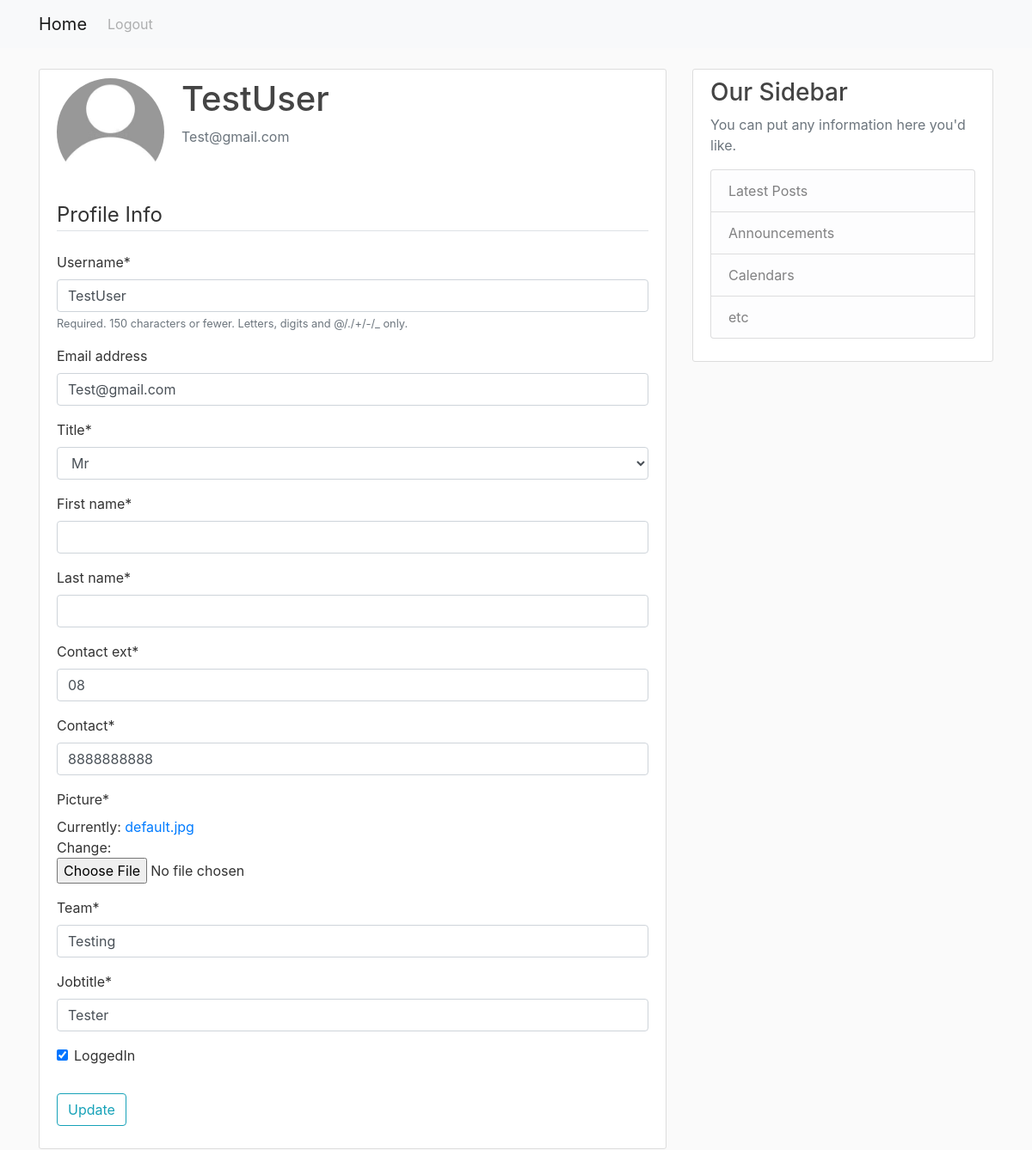
Screenshot of /profile/ (signed in) with the database file from the repository.
### profiles/models.py (models this page shows, shortened)
class Profile(models.Model):
    user = models.OneToOneField(User,on_delete=models.CASCADE)
    contact = models.CharField(max_length=10, null=True)
    contact_ext = models.CharField(max_length=3, null=True)
    join_date = models.DateTimeField(default=datetime.now, blank=True)
    join_dateformat = models.CharField(max_length=10,default="D-M-Y")
    team = models.CharField(max_length=20)
    jobtitle = models.CharField(max_length=20)
    lastlogin = models.DateTimeField(auto_now=True)
    loggedIn = models.BooleanField(default=False)
    dateformat = models.CharField(max_length=20,default="Y-M-D h:m:s")
    picture = models.ImageField(default='default.jpg',upload_to='profile_pics')

class Account(models.Model):
    user = models.OneToOneField(User,on_delete=models.CASCADE)
    first_name = models.CharField(max_length=20)
    last_name = models.CharField(max_length=20)
    TITLE_CHOICES = (("Mr", "Mr"), ("Ms", "Ms"), ("Mrs", "Mrs"),)
    title = models.CharField(max_length = 3, choices = TITLE_CHOICES, default = 'Mr')

### profiles/views.py (the view)
# urls.py: path('profile/', profile, name='profile'),
@login_required
def profile(request):
    if request.method == 'POST':
        u_form = UserUpdateForm(request.POST, instance=request.user)
        a_form = AccountUpdateForm(request.POST, instance=request.user.account)
        p_form = ProfileUpdateForm(request.POST, request.FILES, instance=request.user.profile)
        if u_form.is_valid() and p_form.is_valid():
            u_form.save()
            a_form.save()
            p_form.save()
            messages.success(request, f'Your profile has been updated')
            return redirect('profile')
    else:
        u_form = UserUpdateForm(instance=request.user)
        a_form = AccountUpdateForm(instance=request.user.account)
        p_form = ProfileUpdateForm(instance=request.user.profile)
    context = {
        'u_form' : u_form,
        'a_form' : a_form,
        'p_form' : p_form,
    }
    return render(request,'profiles/profile.html', context)

### profiles/forms.py
class UserUpdateForm(forms.ModelForm):
    email = forms.EmailField
    class Meta:
        model = User
        fields = ['username','email']

class AccountUpdateForm(forms.ModelForm):
    class Meta:
        model = Account
        fields = ['title','first_name','last_name']

### profiles/templates/profiles/profile.html (shortened to what this page needs)
{% extends "profiles/base.html" %}
{% load crispy_forms_tags %}
{% block content %}
<div class="content-section">
  <div class="media">
    <img class="rounded-circle account-img" src="{{ user.profile.picture.url }}">
    <div class="media-body">
      <h2 class="account-heading">{{ user.username }}</h2>
      <p class="text-secondary">{{ user.email }}</p>
    </div>
  </div>
  <form method="POST" enctype="multipart/form-data">
    <fieldset class="form-group">
      <legend class="border-bottom mb-4">Profile Info</legend>
      {{ u_form|crispy }}
      {{ a_form|crispy }}
      {{ p_form|crispy }}
    </fieldset>
    <div class="form-group">
      <button class="btn btn-outline-info" type="submit">Update</button>
    </div>
  </form>
</div>
{% endblock %}

### profiles/static/profiles/main.css (style rules this page uses)
body { background: #fafafa; color: #333333; margin-top: 5rem; }
h1, h2, h3, h4, h5, h6 { color: #444444; }
.content-section { background: #ffffff; padding: 10px 20px; border: 1px solid #dddddd; border-radius: 3px; margin-bottom: 20px; }
.account-img { height: 125px; width: 125px; margin-right: 20px; margin-bottom: 16px; }
.account-heading { font-size: 2.5rem; }

### rows the page displays
Account: title "Mr"
Profile: contact_ext "08", contact "8888888888", team "Testing", jobtitle "Tester", loggedIn "☑"

### other values shown
{{ user.username }} "TestUser"
{{ user.email }} "Test@gmail.com"
